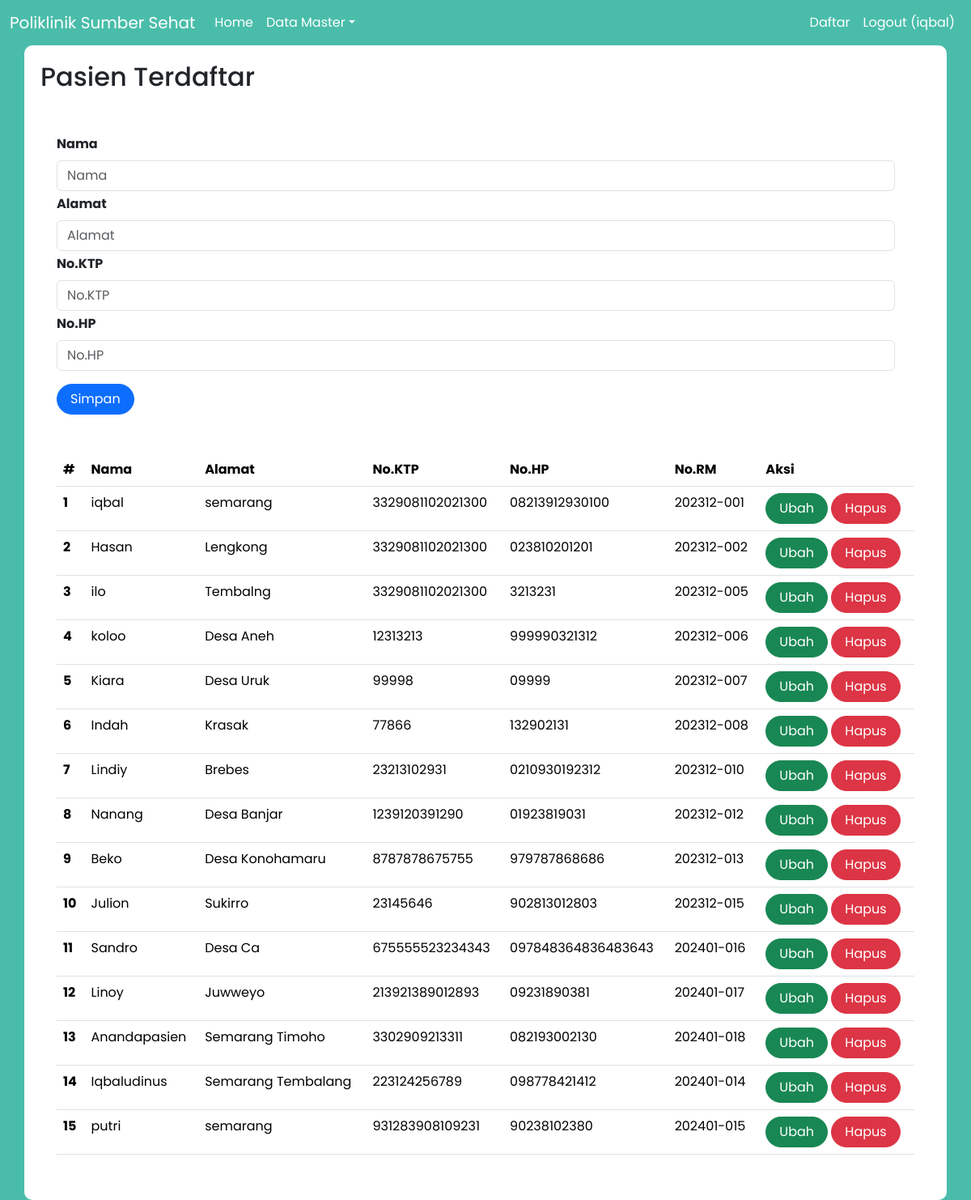
The app's page /index.php?page=olahPasien (signed in) with its own data.
### tables this page shows
CREATE TABLE `pasien` (
  `id` int(11) NOT NULL,
  `nama` varchar(255) NOT NULL,
  `alamat` varchar(255) NOT NULL,
  `no_ktp` varchar(255) NOT NULL,
  `no_hp` varchar(50) NOT NULL,
  `no_rm` varchar(25) NOT NULL
);

### olahPasien.php (the view, shortened to what this page needs)
<h2>Pasien Terdaftar</h2>
<br>
<div class="container">
    <form class="form row" method="POST" action="" name="myForm" onsubmit="return(validate());">
        <?php
        $nama = '';
        $alamat = '';
        $no_ktp = '';
        $no_hp = '';
        ?>
        <div class="row">
            <label for="inputNama" class="form-label fw-bold">
                Nama
            </label>
            <div>
                <input type="text" class="form-control" name="nama" id="inputNama" required placeholder="Nama" value="<?php echo $nama ?>">
            </div>
        </div>
        <div class="row mt-1">
            <label for="inputAlamat" class="form-label fw-bold">
                Alamat
            </label>
            <div>
                <input type="text" class="form-control" name="alamat" id="inputAlamat" required placeholder="Alamat" value="<?php echo $alamat ?>">
            </div>
        </div>
        <div class="row mt-1">
            <label for="inputKtp" class="form-label fw-bold">
                No.KTP
            </label>
            <div>
                <input type="text" class="form-control" name="no_ktp" id="inputKtp" required placeholder="No.KTP" value="<?php echo $no_ktp ?>">
            </div>
        </div>
        <div class="row mt-1">
            <label for="inputHP" class="form-label fw-bold">
                No.HP
            </label>
            <div>
                <input type="text" class="form-control" name="no_hp" id="inputHP" required placeholder="No.HP" value="<?php echo $no_hp ?>">
            </div>
        </div>
        <div class="row mt-3">
            <div class=col>
                <button type="submit" class="btn btn-primary rounded-pill px-3 mt-auto" name="simpan">Simpan</button>
            </div>
        </div>
    </form>
    <br>
    <br>
    <table class="table table-hover">
        <thead>
            <tr>
                <th scope="col">#</th>
                <th scope="col">Nama</th>
                <th scope="col">Alamat</th>
                <th scope="col">No.KTP</th>
                <th scope="col">No.HP</th>
                <th scope="col">No.RM</th>
                <th scope="col">Aksi</th>
            </tr>
        </thead>
        <tbody>
            <?php
            $result = mysqli_query($mysqli, "SELECT * FROM pasien");
            $no = 1;
            while ($data = mysqli_fetch_array($result)) {
            ?>
                <tr>
                    <th scope="row"><?php echo $no++ ?></th>
                    <td><?php echo $data['nama'] ?></td>
                    <td><?php echo $data['alamat'] ?></td>
                    <td><?php echo $data['no_ktp'] ?></td>
                    <td><?php echo $data['no_hp'] ?></td>
                    <td><?php echo $data['no_rm'] ?></td>
                    <td>
                        <a class="btn btn-success rounded-pill px-3" href="index.php?page=olahPasien&id=<?php echo $data['id'] ?>">Ubah</a>
                        <a class="btn btn-danger rounded-pill px-3" href="index.php?page=olahPasien&id=<?php echo $data['id'] ?>&aksi=hapus">Hapus</a>
                    </td>
                </tr>
            <?php
            }
            ?>
        </tbody>
    </table>

### index.php (style rules this page uses)
body { background-color: #4ABDAA; font-family: 'Poppins', Helvetica, sans-serif; }
.container { background-color: #fff; padding: 20px; border-radius: 10px; box-shadow: }

### records on screen
pasien: nama "iqbal", alamat "semarang", no_ktp "3329081102021300", no_hp "08213912930100", no_rm "202312-001"
pasien: nama "Hasan", alamat "Lengkong", no_ktp "3329081102021300", no_hp "023810201201", no_rm "202312-002"
pasien: nama "ilo", alamat "Tembalng", no_ktp "3329081102021300", no_hp "3213231", no_rm "202312-005"
pasien: nama "koloo", alamat "Desa Aneh", no_ktp "12313213", no_hp "999990321312", no_rm "202312-006"
pasien: nama "Kiara", alamat "Desa Uruk", no_ktp "99998", no_hp "09999", no_rm "202312-007"
pasien: nama "Indah", alamat "Krasak", no_ktp "77866", no_hp "132902131", no_rm "202312-008"
pasien: nama "Lindiy", alamat "Brebes", no_ktp "23213102931", no_hp "0210930192312", no_rm "202312-010"
pasien: nama "Nanang", alamat "Desa Banjar", no_ktp "1239120391290", no_hp "01923819031", no_rm "202312-012"
pasien: nama "Beko", alamat "Desa Konohamaru", no_ktp "8787878675755", no_hp "979787868686", no_rm "202312-013"
pasien: nama "Julion", alamat "Sukirro", no_ktp "23145646", no_hp "902813012803", no_rm "202312-015"
pasien: nama "Sandro", alamat "Desa Ca", no_ktp "675555523234343", no_hp "097848364836483643", no_rm "202401-016"
pasien: nama "Linoy", alamat "Juwweyo", no_ktp "213921389012893", no_hp "09231890381", no_rm "202401-017"
pasien: nama "Anandapasien", alamat "Semarang Timoho", no_ktp "3302909213311", no_hp "082193002130", no_rm "202401-018"
pasien: nama "Iqbaludinus", alamat "Semarang Tembalang", no_ktp "223124256789", no_hp "098778421412", no_rm "202401-014"
pasien: nama "putri", alamat "semarang", no_ktp "931283908109231", no_hp "90238102380", no_rm "202401-015"

### other values on screen
$_SESSION['name'] "iqbal"
